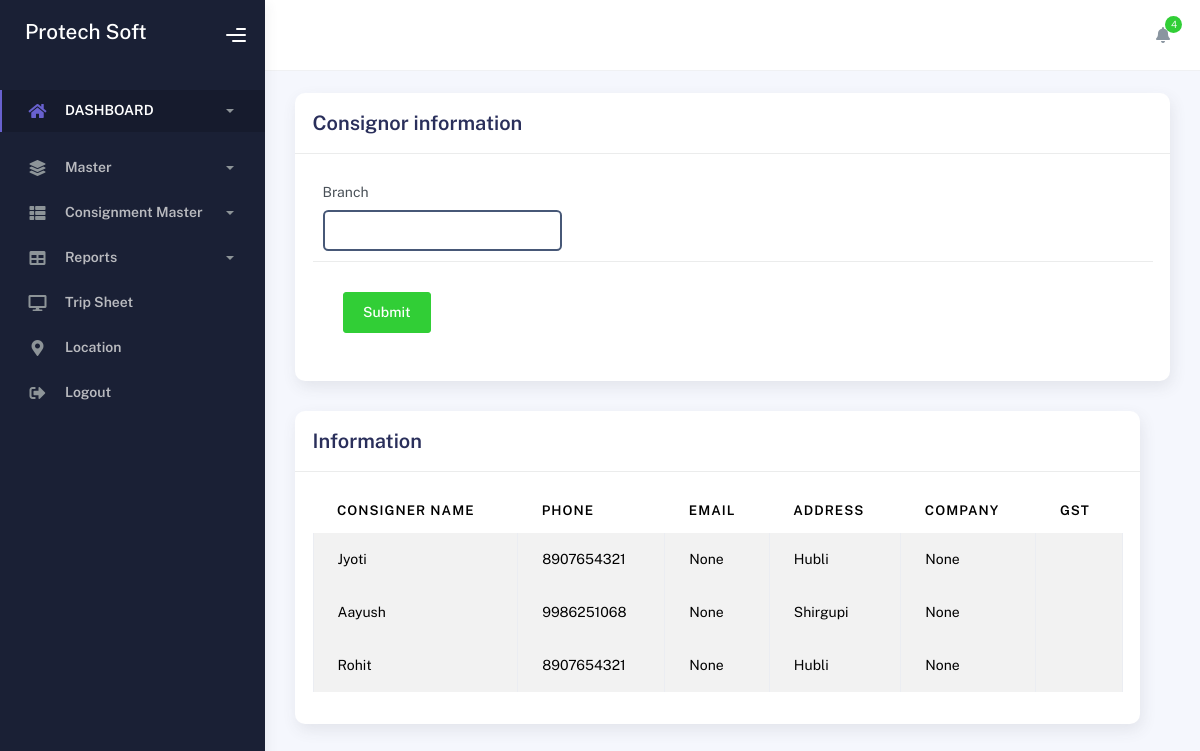
/adminConsignorView, run on the app's committed database.
### consign_app/models.py (models this page shows)
class Consignor(models.Model):
    sender_name = models.CharField(max_length=50, null=True)
    sender_mobile = models.CharField(max_length=50, null=True)
    sender_email = models.CharField(max_length=50, null=True)
    sender_address = models.CharField(max_length=50, null=True)
    sender_company=models.CharField(max_length=50,null=True)
    sender_GST=models.CharField(max_length=50,null=True)
    branch=models.CharField(max_length=50,null=True)

### consign_app/views.py (the view)
# urls.py: path('adminConsignorView',views.adminConsignorView,name='adminConsignorView'),
def adminConsignorView(request):
    consignor = Consignor.objects.all()  # Initialize consignee as an empty list
    if request.method == 'POST':
        consignor = Consignor.objects.all()
        print(f"Consignee: {consignor}")  # Debugging: Print the consignee queryset
    return render(request, 'adminConsignorView.html', {'consignor': consignor})

### consign_app/templates/adminConsignorView.html (shortened to what this page needs)
{% load static %}
<!DOCTYPE html>
<html lang="en">
  <head>
    <link rel="stylesheet" href="{% static 'assets/css/bootstrap.min.css' %}" />
    <link rel="stylesheet" href="{% static 'assets/css/plugins.min.css' %}" />
    <link rel="stylesheet" href="{% static 'assets/css/kaiadmin.min.css' %}" />
    <link rel="stylesheet" href="{% static 'assets/css/demo.css' %}" />
  </head>
  <body>
  {% include 'index_menu.html' %}
        </div>
        <div class="container">
          <div class="page-inner">
<form method="POST" action="{% url 'adminConsignorView' %}" enctype="multipart/form-data">
            <div class="row">
              <div class="col-md-12">
                <div class="card">
                  <div class="card-header">
                    <div class="card-title">Consignor information</div>
                  </div>
                  <div class="card-body">
                    <div class="row">
                      <div class="col-md-6 col-lg-4">
                        <div class="form-group">
                          <label>Branch</label>
<input type="text" class="form-control" id="t2" name="t2" list="branch" oninput="showBranchDatalist()">
                        </div>
                      </div>
                    </div>
                  <div class="card-action">
                    <button class="btn btn-success">Submit</button>
                  </div>
                </div>
              </div>
            </div>
</form>
            <div class="row">
              <div class="col-md-12">
                <div class="card">
                  <div class="card-header">
                    <h4 class="card-title">Information</h4>
                  </div>
                  <div class="card-body">
                    <div class="table-responsive">
                      <table
                        id="basic-datatables"
                        class="display table table-striped table-hover"
                      >
                        <thead>
                          <tr>
                            <th>Consigner Name</th>
            <th>Phone</th>
            <th>Email</th>
            <th>Address</th>
            <th>Company</th>
            <th>GST</th>
                        </thead>
                        {% for c in consignor %}
        <tbody>
        <tr>
             <td style="border: 1px solid #ddd; padding: 8px;">{{ c.sender_name }}</td>
            <td style="border: 1px solid #ddd; padding: 8px;">{{ c.sender_mobile }}</td>
            <td style="border: 1px solid #ddd; padding: 8px;">{{ c.sender_email }}</td>
            <td style="border: 1px solid #ddd; padding: 8px;">{{ c.sender_address }}</td>
            <td style="border: 1px solid #ddd; padding: 8px;">{{ c.sender_company }}</td>
            <td style="border: 1px solid #ddd; padding: 8px;">{{ c.sender_GST }}</td>
        </tr>
        </tbody>
        {% endfor %}
                      </table>
                    </div>
                  </div>
                </div>
              </div>
        </div>
      </div>
    </div>
  </body>
</html>

### consign_app/templates/index_menu.html (shortened to what this page needs)
{% load static %}
<div class="wrapper">
    <div class="sidebar" data-background-color="dark">
        <div class="sidebar-logo">
            <div class="logo-header" data-background-color="dark">
                <h4 style="color:white;">Protech Soft</h4>
                <div class="nav-toggle">
                    <button class="btn btn-toggle toggle-sidebar">
                        <i class="gg-menu-right"></i>
                    </button>
                </div>
            </div>
        </div>
        <div class="sidebar-wrapper scrollbar scrollbar-inner">
            <div class="sidebar-content">
                <ul class="nav nav-secondary">
                    <li class="nav-item active">
                        <a
                                data-bs-toggle="collapse"
                                href="#dashboard"
                                class="collapsed"
                                aria-expanded="false"
                        >
                            <i class="fas fa-home"></i>
                            <p>DASHBOARD</p>
                            <span class="caret"></span>
                        </a>
                    </li>
                    <li class="nav-item">
                        <a data-bs-toggle="collapse" href="#base">
                            <i class="fas fa-layer-group"></i>
                            <p>Master</p>
                            <span class="caret"></span>
                        </a>
                    </li>
                    <li class="nav-item">
                        <a data-bs-toggle="collapse" href="#sidebarLayouts">
                            <i class="fas fa-th-list"></i>
                            <p>Consignment Master</p>
                            <span class="caret"></span>
                        </a>
                    </li>
                    <li class="nav-item">
                        <a data-bs-toggle="collapse" href="#tables">
                            <i class="fas fa-table"></i>
                            <p>Reports</p>
                            <span class="caret"></span>
                        </a>
                    </li>
                    <li class="nav-item">
                        <a href="#">
                            <i class="fas fa-desktop"></i>
                            <p>Trip Sheet</p>
                        </a>
                    </li>
                    <li class="nav-item">
                        <a href="#">
                            <i class="fas fa-map-marker-alt"></i>
                            <p>Location</p>
                        </a>
                    </li>
                    <li class="nav-item">
                        <a href="{% url 'userlogin' %}">
                            <i class="fas fa-sign-out-alt"></i>
                            <p>Logout</p>
                        </a>
                    </li>
                </ul>
            </div>
        </div>
    </div>
    <div class="main-panel">
        <div class="main-header">
            <nav
                    class="navbar navbar-header navbar-header-transparent navbar-expand-lg border-bottom"
            >
                <div class="container-fluid">
                    <ul class="navbar-nav topbar-nav ms-md-auto align-items-center">
                        <li class="nav-item topbar-icon dropdown hidden-caret">
                            <a
                                    class="nav-link dropdown-toggle"
                                    href="#"
                                    id="notifDropdown"
                                    role="button"
                                    data-bs-toggle="dropdown"
                                    aria-haspopup="true"
                                    aria-expanded="false"
                            >
                                <i class="fa fa-bell"></i>
                                <span class="notification">4</span>
                            </a>
                        </li>
                    </ul>
                </div>
            </nav>

### data on the page
Consignor: sender_name "Jyoti", sender_mobile "8907654321", sender_email "None", sender_address "Hubli", sender_company "None"
Consignor: sender_name "Aayush", sender_mobile "9986251068", sender_email "None", sender_address "Shirgupi", sender_company "None"
Consignor: sender_name "Rohit", sender_mobile "8907654321", sender_email "None", sender_address "Hubli", sender_company "None"
